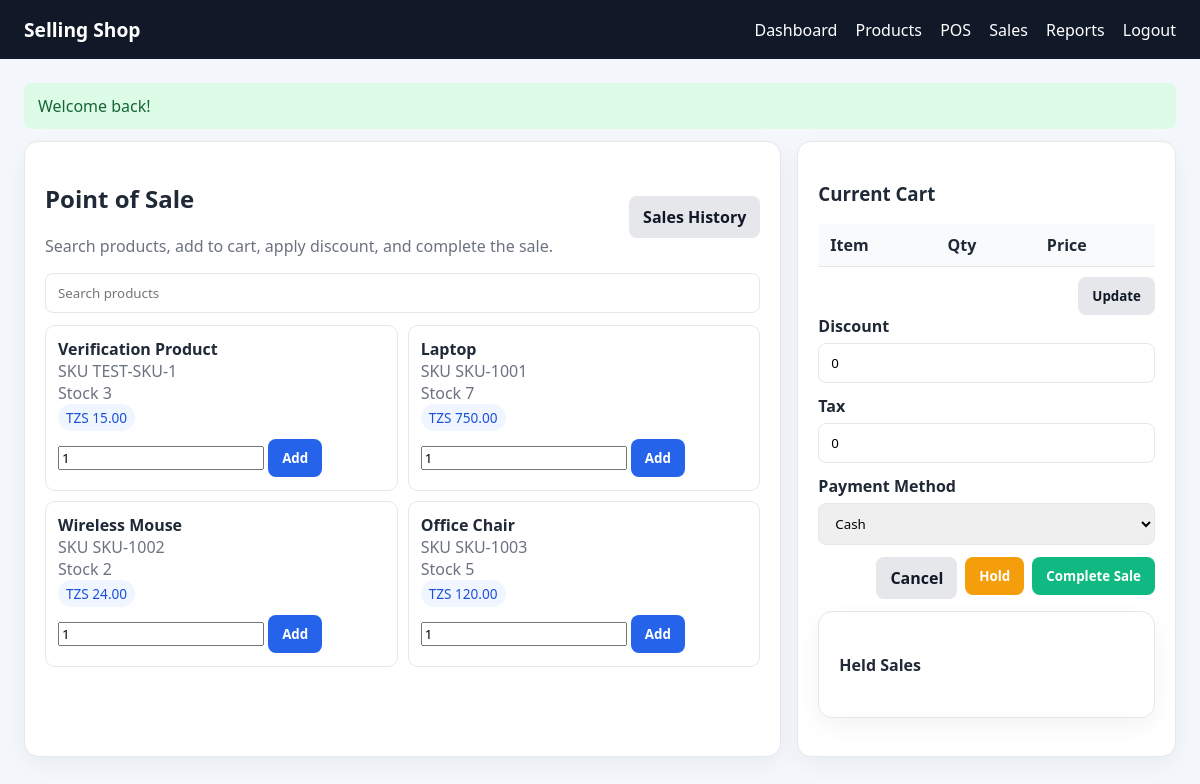
Page /index.php?action=sales/pos (signed in) on the committed database.
### tables this page shows
CREATE TABLE products (
        id INTEGER PRIMARY KEY AUTOINCREMENT,
        name TEXT NOT NULL,
        sku TEXT NOT NULL UNIQUE,
        barcode TEXT NOT NULL UNIQUE,
        category TEXT NOT NULL,
        brand TEXT NOT NULL,
        buying_price REAL NOT NULL DEFAULT 0,
        selling_price REAL NOT NULL DEFAULT 0,
        stock INTEGER NOT NULL DEFAULT 0,
        minimum_stock INTEGER NOT NULL DEFAULT 0,
        image TEXT,
        description TEXT,
        status TEXT NOT NULL DEFAULT 'Active',
        deleted_at TEXT,
        created_by INTEGER,
        created_at DATETIME DEFAULT CURRENT_TIMESTAMP,
        FOREIGN KEY(created_by) REFERENCES users(id)
    );

### app/Controllers/Controller.php (called while the page is built, shortened)
<?php
class Controller {
    protected function render(string $view, array $data = []): void {
        extract($data);
        $flash = getFlash();
        $viewFile = base_path('app/Views/' . str_replace('.', '/', $view) . '.php');
        include base_path('app/Views/partials/header.php');
        include $viewFile;
        include base_path('app/Views/partials/footer.php');
    }
}

### app/Controllers/SaleController.php (called while the page is built, shortened)
<?php
require_once base_path('app/Controllers/Controller.php');
require_once base_path('app/Models/Product.php');
class SaleController extends Controller {
    public function pos(): void {
        $productModel = new Product();
        $filters = [
            'search' => sanitize($_GET['search'] ?? ''),
            'status' => 'Active',
        ];
        $products = $productModel->findAll($filters, 20, 0);
        $holds = $this->loadHolds();
        $this->render('sales/pos', [
            'products' => $products,
            'cart' => $_SESSION['cart'] ?? [],
            'filters' => $filters,
            'holds' => $holds,
            'csrf_token' => csrf_token(),
        ]);
    }
    private function loadHolds(): array {
        $stmt = getDb()->query('SELECT * FROM sale_holds ORDER BY created_at DESC');
        return $stmt->fetchAll();
    }
}

### public/index.php (called while the page is built, shortened)
<?php
require_once __DIR__ . '/../config/bootstrap.php';
require_once base_path('app/Controllers/Controller.php');
require_once base_path('app/Controllers/SaleController.php');
$action = $_GET['action'] ?? 'dashboard';
$routes = [
    'dashboard' => ['DashboardController', 'index'],
    'login' => ['AuthController', 'loginForm'],
    'do-login' => ['AuthController', 'login'],
    'logout' => ['AuthController', 'logout'],
    'products' => ['ProductController', 'index'],
    'products/form' => ['ProductController', 'form'],
    'products/save' => ['ProductController', 'save'],
    'products/show' => ['ProductController', 'show'],
    'products/delete' => ['ProductController', 'delete'],
    'products/restore' => ['ProductController', 'restore'],
    'sales/pos' => ['SaleController', 'pos'],
    'sales/add-to-cart' => ['SaleController', 'addToCart'],
    'sales/update-cart' => ['SaleController', 'updateCart'],
    'sales/remove-item' => ['SaleController', 'removeItem'],
    'sales/checkout' => ['SaleController', 'checkout'],
    'sales/cancel' => ['SaleController', 'cancel'],
    'sales/hold' => ['SaleController', 'hold'],
    'sales/resume' => ['SaleController', 'resume'],
    'sales/history' => ['SaleController', 'history'],
    'sales/show' => ['SaleController', 'show'],
    'sales/receipt' => ['SaleController', 'receipt'],
    'sales/invoice' => ['SaleController', 'invoice'],
    'reports' => ['ReportController', 'index'],
];
[$controllerName, $method] = $routes[$action];
$controller = new $controllerName();
$controller->$method();

### config/bootstrap.php (called while the page is built, shortened)
<?php
function base_path(string $path = ''): string {
    return APP_ROOT . ($path ? '/' . ltrim($path, '/') : '');
}
function url(string $path = ''): string {
    $path = ltrim($path, '/');
    return $path ? 'index.php?action=' . $path : 'index.php';
}
function asset(string $path): string {
    return '/' . ltrim('assets/' . ltrim($path, '/'), '/');
}
function formatCurrency(float $amount): string {
    return 'TZS ' . number_format($amount, 2);
}
function sanitize(string $value): string {
    return trim(htmlspecialchars($value, ENT_QUOTES, 'UTF-8'));
}
function getFlash(): array {
    $flash = $_SESSION['flash'] ?? [];
    return $flash;
}
function getDb(): PDO {
    static $pdo = null;
    if ($pdo) {
        return $pdo;
    }
    $dbFile = getenv('DB_PATH') ?: base_path('storage/app.sqlite');
    $pdo = new PDO('sqlite:' . $dbFile);
    $pdo->setAttribute(PDO::ATTR_ERRMODE, PDO::ERRMODE_EXCEPTION);
    $pdo->setAttribute(PDO::ATTR_DEFAULT_FETCH_MODE, PDO::FETCH_ASSOC);
    return $pdo;
}
function isLoggedIn(): bool {
    return !empty($_SESSION['user']);
}

### app/Models/Model.php (called while the page is built, shortened)
<?php
class Model {
    public function __construct() {
        $this->db = getDb();
    }
}

### app/Models/Product.php (called while the page is built, shortened)
<?php
require_once base_path('app/Models/Model.php');
class Product extends Model {
    public function findAll(array $filters = [], int $limit = 10, int $offset = 0): array {
        $sql = 'SELECT * FROM products WHERE deleted_at IS NULL';
        $params = [];
        if (!empty($filters['status'])) {
            $sql .= ' AND status = :status';
            $params['status'] = $filters['status'];
        }
        $sql .= ' ORDER BY created_at DESC LIMIT :limit OFFSET :offset';
        $stmt = $this->db->prepare($sql);
        foreach ($params as $key => $value) {
            $stmt->bindValue(':' . $key, $value);
        }
        $stmt->bindValue(':limit', $limit, PDO::PARAM_INT);
        $stmt->bindValue(':offset', $offset, PDO::PARAM_INT);
        $stmt->execute();
        return $stmt->fetchAll();
    }
}

### app/Views/sales/pos.php (the view, shortened to what this page needs)
<div class="pos-grid">
    <div class="card">
        <div class="flex" style="justify-content:space-between;align-items:center;">
            <div>
                <h2>Point of Sale</h2>
                <p class="muted">Search products, add to cart, apply discount, and complete the sale.</p>
            </div>
            <a class="btn btn-secondary" href="<?= url('sales/history') ?>">Sales History</a>
        </div>
        <form method="get" action="<?= url('sales/pos') ?>" class="form-group">
            <input type="text" name="search" value="<?= htmlspecialchars($filters['search'] ?? '') ?>" placeholder="Search products">
        </form>
        <div class="product-list">
            <?php foreach ($products as $product): ?>
                <div class="product-card">
                    <strong><?= htmlspecialchars($product['name']) ?></strong><br>
                    <span class="muted">SKU <?= htmlspecialchars($product['sku']) ?></span><br>
                    <span class="muted">Stock <?= (int)$product['stock'] ?></span><br>
                    <span class="pill"><?= formatCurrency((float)$product['selling_price']) ?></span>
                    <form method="post" action="<?= url('sales/add-to-cart') ?>" style="margin-top:8px;">
                        <input type="number" name="quantity" value="1" min="1" style="margin-bottom:8px;">
                        <button class="btn btn-primary" type="submit">Add</button>
                    </form>
                </div>
            <?php endforeach; ?>
        </div>
    </div>
    <div class="card">
        <h3>Current Cart</h3>
        <form method="post" action="<?= url('sales/update-cart') ?>">
            <table class="table">
                <thead><tr><th>Item</th><th>Qty</th><th>Price</th></tr></thead>
            </table>
            <div class="right" style="margin-top:10px;"><button class="btn btn-secondary" type="submit">Update</button></div>
        </form>
        <div class="form-group">
            <label>Discount</label>
            <input type="number" step="0.01" form="checkout-form" name="discount" value="0">
        </div>
        <div class="form-group">
            <label>Tax</label>
            <input type="number" step="0.01" form="checkout-form" name="tax" value="0">
        </div>
        <div class="form-group">
            <label>Payment Method</label>
            <select form="checkout-form" name="payment_method">
                <option value="cash">Cash</option>
            </select>
        </div>
        <div class="right">
            <a class="btn btn-secondary" href="<?= url('sales/cancel') ?>">Cancel</a>
            <form method="post" action="<?= url('sales/hold') ?>" style="display:inline;">
                <button class="btn btn-warning" type="submit">Hold</button>
            </form>
            <form id="checkout-form" method="post" action="<?= url('sales/checkout') ?>" style="display:inline;">
                <button class="btn btn-success" type="submit">Complete Sale</button>
            </form>
        </div>
        <div class="card" style="margin-top:12px;">
            <h4>Held Sales</h4>
        </div>
    </div>
</div>

### app/Views/partials/header.php (shortened to what this page needs)
<!DOCTYPE html>
<html lang="en">
<head>
    <link rel="stylesheet" href="<?= asset('styles.css') ?>">
</head>
<body>
<nav class="navbar">
    <div class="brand">Selling Shop</div>
    <div class="nav-links">
        <?php if (isLoggedIn()): ?>
            <a href="<?= url('dashboard') ?>">Dashboard</a>
            <a href="<?= url('products') ?>">Products</a>
            <a href="<?= url('sales/pos') ?>">POS</a>
            <a href="<?= url('sales/history') ?>">Sales</a>
            <a href="<?= url('reports') ?>">Reports</a>
            <a href="<?= url('logout') ?>">Logout</a>
        <?php else: ?>
            <a href="<?= url('login') ?>">Login</a>
        <?php endif; ?>
    </div>
</nav>
<div class="container">
    <?php foreach ($flash ?? [] as $type => $message): ?>
        <div class="alert alert-<?= $type ?>"><?= htmlspecialchars($message) ?></div>
    <?php endforeach; ?>

### app/Views/partials/footer.php
</div>
</body>
</html>

### public/assets/styles.css (style rules this page uses)
:root { --bg:#f4f7fb;--card:#fff;--text:#1f2937;--muted:#6b7280;--primary:#2563eb;--accent:#10b981;--danger:#dc2626;--warning:#f59e0b;--border:#e5e7eb }
* { box-sizing:border-box;font-family:Segoe UI,Arial,sans-serif }
body { margin:0;background:var(--bg);color:var(--text) }
.container { max-width:1280px;margin:0 auto;padding:24px }
.navbar { background:#111827;color:white;display:flex;justify-content:space-between;align-items:center;padding:16px 24px }
.navbar a { color:white;text-decoration:none;margin-left:14px }
.brand { font-size:1.2rem;font-weight:700 }
.card { background:var(--card);border:1px solid var(--border);border-radius:14px;padding:20px;box-shadow:0 8px 24px rgba(0,0,0,.05);margin-bottom:18px }
.muted { color:var(--muted) }
.table { width:100%;border-collapse:collapse }
.table th,.table td { padding:10px 12px;border-bottom:1px solid var(--border);text-align:left }
.table th { background:#f9fafb }
.btn { display:inline-block;padding:10px 14px;border:none;border-radius:8px;text-decoration:none;cursor:pointer;font-weight:600 }
.btn-primary { background:var(--primary);color:white }
.btn-success { background:var(--accent);color:white }
.btn-secondary { background:#e5e7eb;color:#111827 }
.btn-warning { background:#f59e0b;color:white }
.form-group { margin-bottom:12px }
.form-group label { display:block;margin-bottom:6px;font-weight:600 }
.form-group input,.form-group select,.form-group textarea { width:100%;padding:10px 12px;border:1px solid var(--border);border-radius:8px }
.right { display:flex;justify-content:flex-end;gap:8px }
.alert { padding:12px 14px;border-radius:8px;margin-bottom:12px }
.alert-success { background:#dcfce7;color:#166534 }
.flex { display:flex;gap:10px;align-items:center }
.pill { display:inline-block;padding:4px 8px;border-radius:999px;background:#eff6ff;color:#1d4ed8;font-size:.85rem }
.pos-grid { display:grid;grid-template-columns:2fr 1fr;gap:16px }
.product-list { display:grid;grid-template-columns:repeat(2,minmax(0,1fr));gap:10px }
.product-card { background:white;border:1px solid var(--border);padding:12px;border-radius:10px }

### rows in the picture
products: name "Verification Product", sku "TEST-SKU-1", stock "3", selling_price "TZS 15.00"
products: name "Laptop", sku "SKU-1001", stock "7", selling_price "TZS 750.00"
products: name "Wireless Mouse", sku "SKU-1002", stock "2", selling_price "TZS 24.00"
products: name "Office Chair", sku "SKU-1003", stock "5", selling_price "TZS 120.00"

### other values in the picture
$message "Welcome back!"
